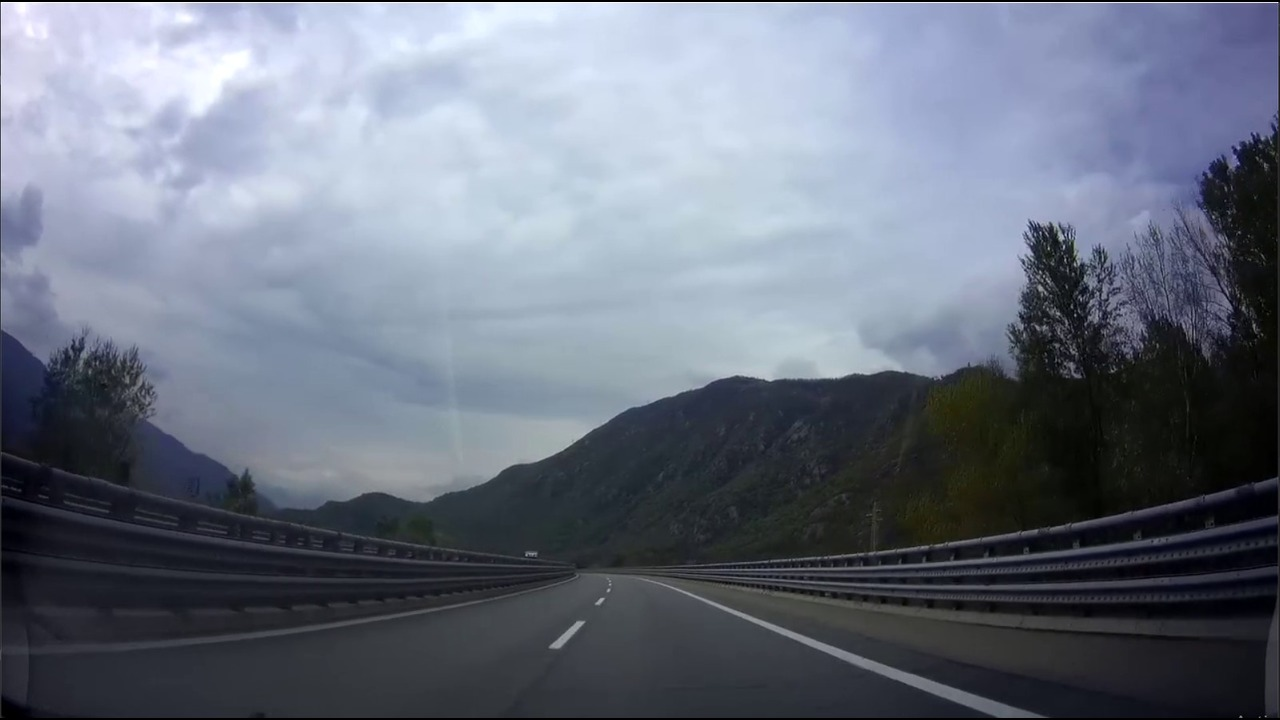
#> input picture road_lane_img.jpg, 1280 x 720 px, given in place of road_lane.mp4, which was not available
$ python Road_Lane_Detection.py
#> lines starting #> are read from the running program, lines starting #| are printed output that depends on the picture; after the words box and inside, x2 and y2 are one past the last pixel; in counts of white or black regions, pixels touching at a corner belong together; pictures that were not available may be replaced by others from this repository, and a replacement may not be noted
import numpy as np
import cv2
from matplotlib import pyplot as plt

# FOR IMAGE
'''
#importing an image from video
img = cv2.imread('road_lane_img.jpg')

print(img.shape)

#converting img to graysacle
imgr = cv2.cvtColor(img,cv2.COLOR_BGR2GRAY)

#edge detection:
canny = cv2.Canny(imgr, 80, 150)

#creating ROI
poly = np.array([[(482,704),(989,691),(746,600),(579,600)]])
mask = np.zeros_like(canny)
fillpoly = cv2.fillPoly(mask,poly,255)
msk_img = cv2.bitwise_and(canny,fillpoly)

#Hough Transform:
line = cv2.HoughLinesP(msk_img,rho=1,theta=np.pi/180,threshold=50,maxLineGap=900)
if line is not None:
    for lines in line:
        x1, y1, x2, y2 = lines[0]
        cv2.line(img, (x1, y1), (x2, y2), (100, 200, 0), 5)

cv2.imshow('result',img)
cv2.imshow('grayscale',imgr)
cv2.imshow('canny edge deection', canny)
cv2.imshow('roi',msk_img)
plt.imshow(img)
plt.show()

cv2.waitKey(0)
cv2.destroyAllWindows()
'''
'''
vid = cv2.VideoCapture('road_lane.mp4')


while True:
    ret,frame = vid.read()
    #frame = cv2.resize(frame, (970, 543))

    if not ret:
        vid = cv2.VideoCapture("road_lane.mp4")
        continue

    #convert to graysacle
    frame_gry = cv2.cvtColor(frame,cv2.COLOR_BGR2GRAY)

    #edge detection
    canny = cv2.Canny(frame_gry,80,180)

    #creating a ROI
    polygon = np.array([[(400,694),(989,694),(746,600),(579,600)]])
    mask = np.zeros_like(frame_gry)
    fillpoly = cv2.fillPoly(mask,polygon,255)
    mask_vid = cv2.bitwise_and(canny,fillpoly)

    #Hough Transforms
    line = cv2.HoughLinesP(mask_vid, rho=1, theta=np.pi / 180, threshold=20, maxLineGap=400)
    if line is not None:
        for lines in line:
            x1, y1, x2, y2 = lines[0]
            cv2.line(frame, (x1, y1), (x2, y2), (100, 200, 0), 3)

    cv2.imshow('result', frame)
    cv2.imshow('grayscale', frame_gry)
    cv2.imshow('canny edge deection', canny)
    cv2.imshow('roi', mask_vid)
    #plt.imshow(img)
    #plt.show()

    if cv2.waitKey(1) & 0xFF == ord('q'):
        print("video ended")
        break
cv2.destroyAllWindows()

'''

# FOR A VIDEO

class Lane_Detection:

    def __init__(self, video_path):
        self.vid = cv2.VideoCapture(video_path)

    def videocapture(self):

        while True:
            ret, frame = self.vid.read()
#> frame is the input picture: shape (720, 1280, 3); mean B, G, R 127.8, 113.6, 106.3
            # frame = cv2.resize(frame, (970, 543))

            if not ret:
                self.vid = cv2.VideoCapture('road_lane.mp4')
                continue

            return frame

    def edgedet(self,frame):
            # convert to graysacle
            frame_gry = cv2.cvtColor(frame, cv2.COLOR_BGR2GRAY)
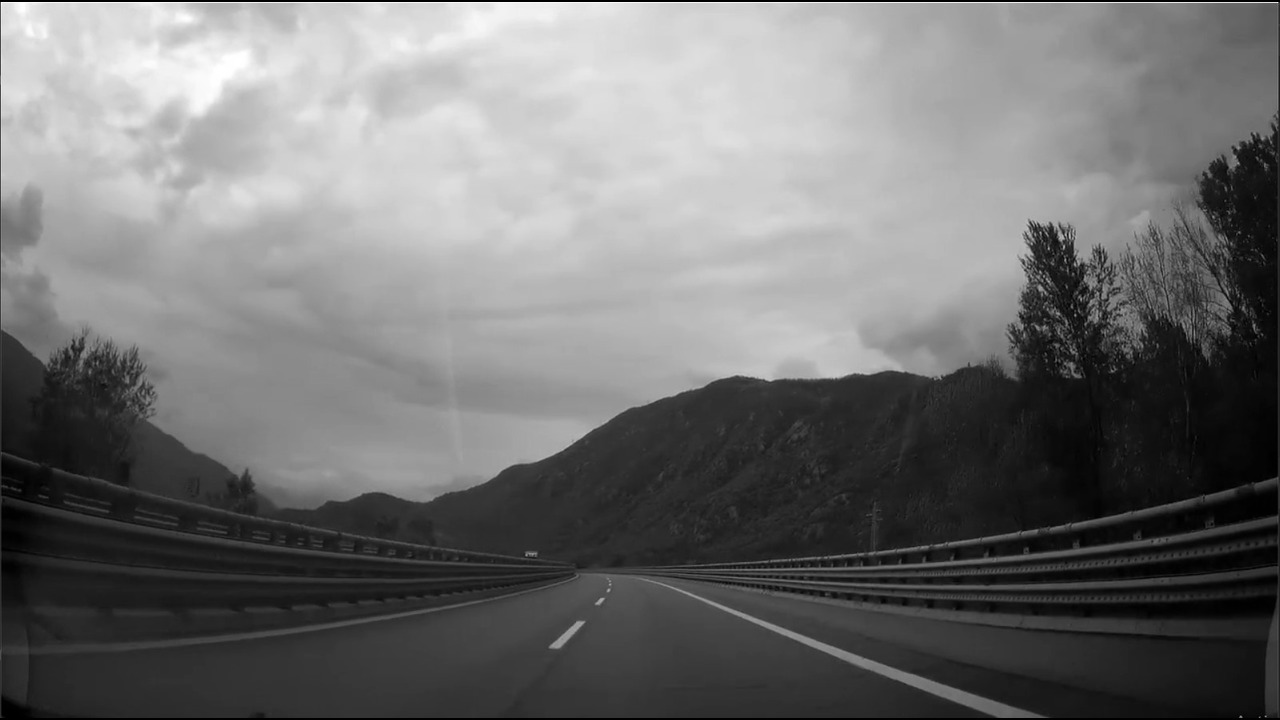
#> frame_gry: shape (720, 1280); min 0, max 255, mean 113.1

            # edge detection
            canny = cv2.Canny(frame_gry, 80, 180)
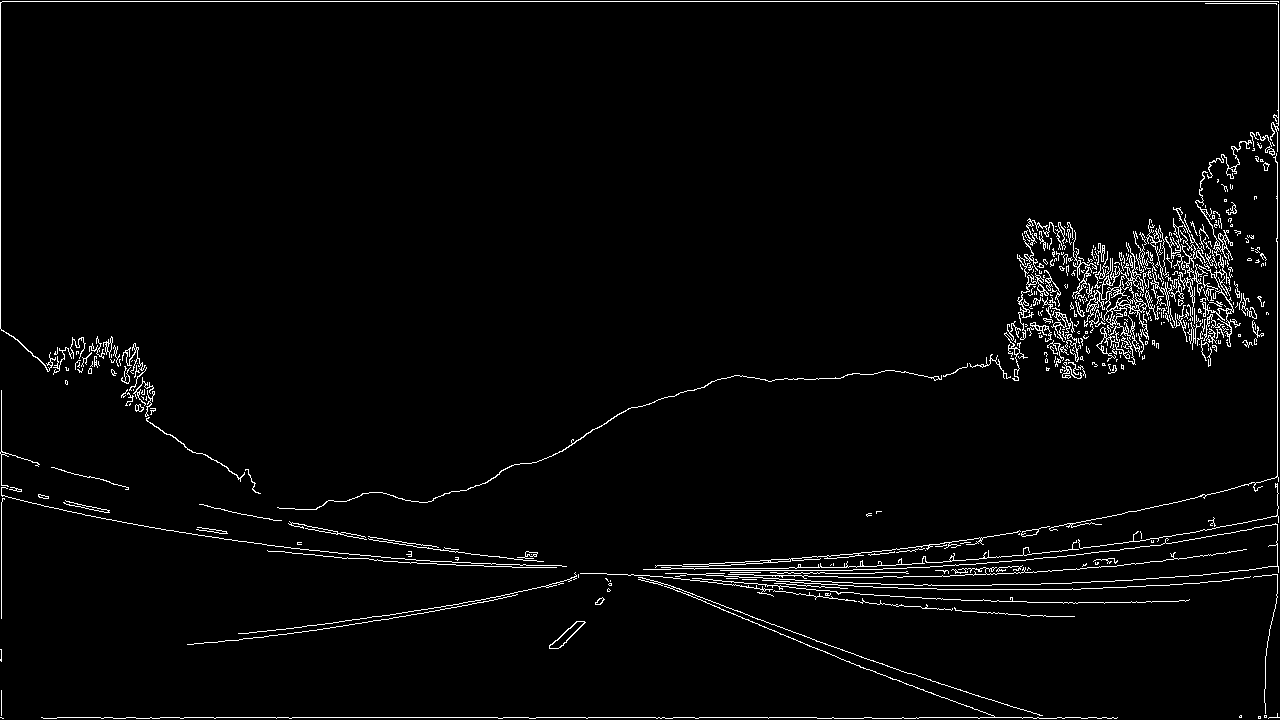
#> canny: shape (720, 1280); 2.7% white in thin lines or dots

            return frame_gry,canny

    def Roi(self,frame_gry,canny):
            # creating a ROI
            polygon = np.array([[(400, 694), (989, 694), (746, 600), (579, 600)]])
            mask = np.zeros_like(frame_gry)
            fillpoly = cv2.fillPoly(mask, polygon, 255)
#> mask: shape (720, 1280); 3.9% white; 1 white region, box (x1, y1, x2, y2) and area: (400, 600, 990, 695) 36122
            mask_vid = cv2.bitwise_and(canny, fillpoly)
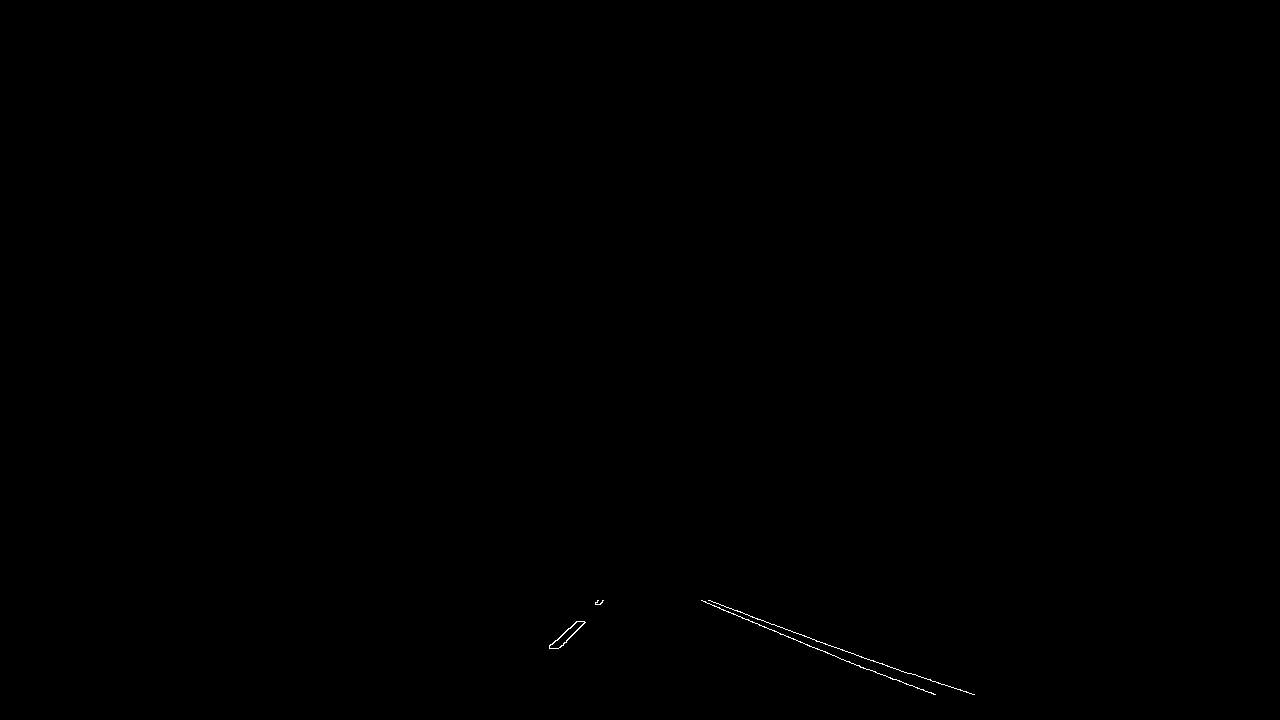
#> mask_vid: shape (720, 1280); 0.08% white in thin lines or dots, all inside (x1, y1, x2, y2) = (549, 600, 975, 695)

            return mask_vid

    def hough_transform(self,mask_vid,frame):

            line = cv2.HoughLinesP(mask_vid, rho=1, theta=np.pi / 180, threshold=20, maxLineGap=400)
#> line = [[701, 600, 860, 667], [708, 600, 932, 681], [846, 661, 935, 694], [560, 647, 585, 622], [549, 646, 597, 601], [930, 679, 973, 694], [752, 617, 873, 661], [830, 654, 899, 680], [915, 674, 951, 687], [549, 648, 596, 604], [726, 607, 907, 673], [561, 645, 584, 622]]
            if line is not None:
                for lines in line:
                    x1, y1, x2, y2 = lines[0]
                    cv2.line(frame, (x1, y1), (x2, y2), (100, 200, 0), 3)
#> this loop made 12 passes
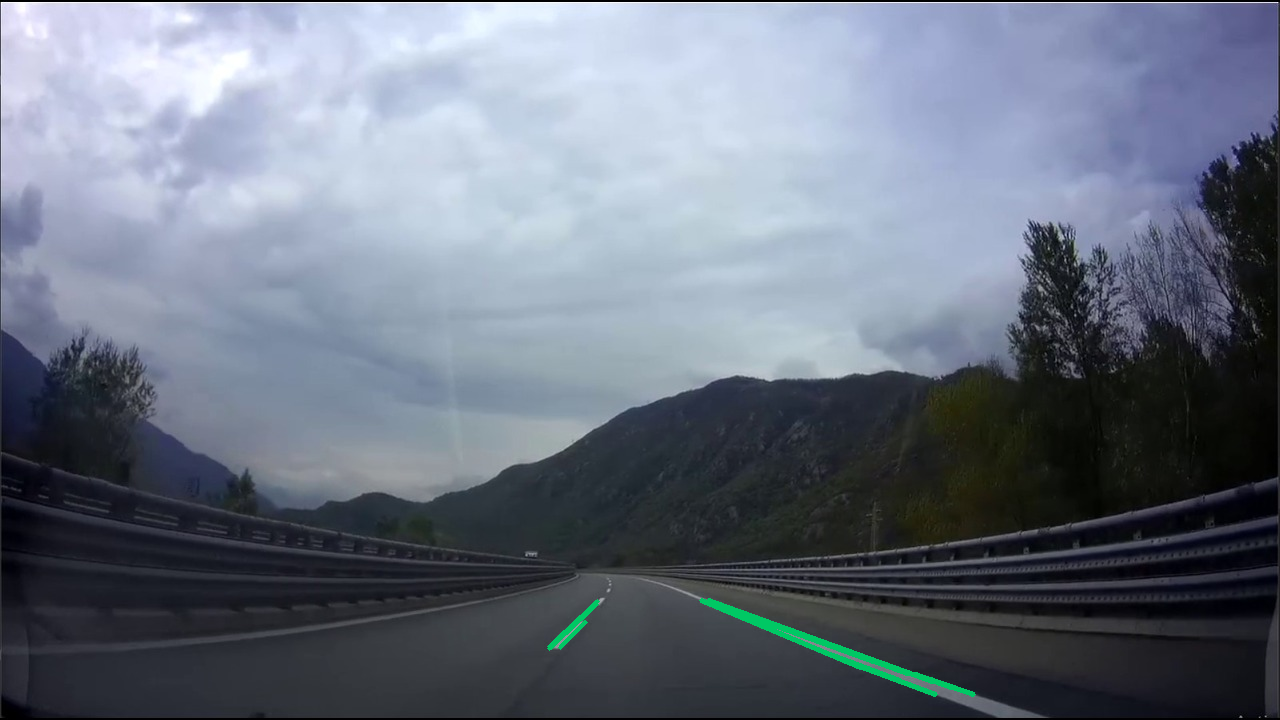
#> frame: shape (720, 1280, 3); 0.38% of pixels changed, all inside (x1, y1, x2, y2) = (547, 598, 976, 697)

            return frame

videprocess = Lane_Detection('road_lane.mp4')

frame_width = int(videprocess.vid.get(cv2.CAP_PROP_FRAME_WIDTH))
frame_height = int(videprocess.vid.get(cv2.CAP_PROP_FRAME_HEIGHT))
fps = int(videprocess.vid.get(cv2.CAP_PROP_FPS))

fourcc = cv2.VideoWriter_fourcc(*'mp4v')
out_video = cv2.VideoWriter('recorded_lane_detection.mp4', fourcc, fps, (frame_width, frame_height))


while True:
    frame = videprocess.videocapture()
    if frame is None:
        print('video ended')
        break

    frame_gry, edge_detect = videprocess.edgedet(frame)
    roi = videprocess.Roi(frame_gry, edge_detect)
    res_frame = videprocess.hough_transform(roi, frame)

    cv2.imshow('Lane Detection', res_frame)
    out_video.write(frame)

    if cv2.waitKey(1) & 0xFF == ord('q'):
#> (key q is pressed here)
         print('video closed')
         break

videprocess.vid.release()
cv2.destroyAllWindows()
